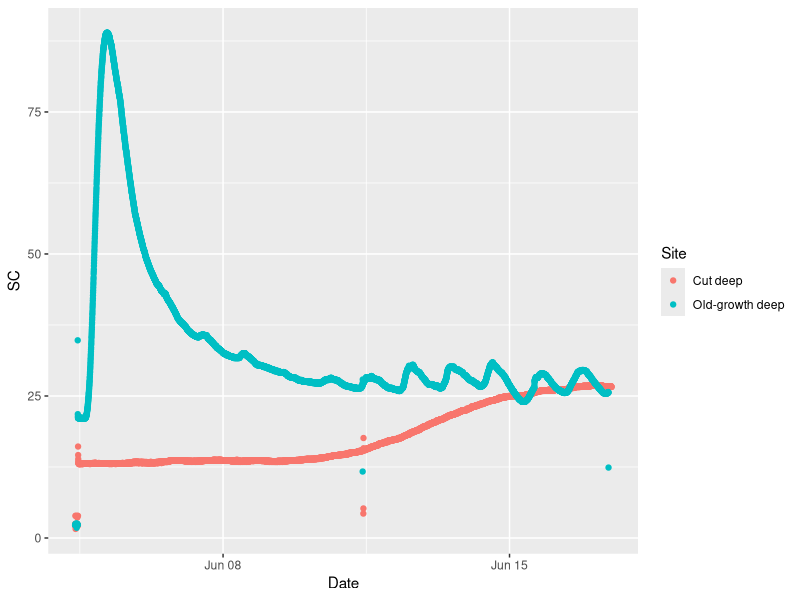

R code for this plot:
## ---- chunk 1

knitr::opts_chunk$set(echo = TRUE, message = FALSE, warning = FALSE, results = FALSE)

## ---- chunk 2
library(tidyverse)
library(here)
library(lubridate)
## ---- chunk 3
df <- read_csv(here('FEF/SSFP_slug_2020.csv'))

df$Date <- mdy_hm(df$Date)

## ---- chunk 4
df %>% 
  ggplot() +
  geom_point(aes(x = Date, y = SC, color = Site))

